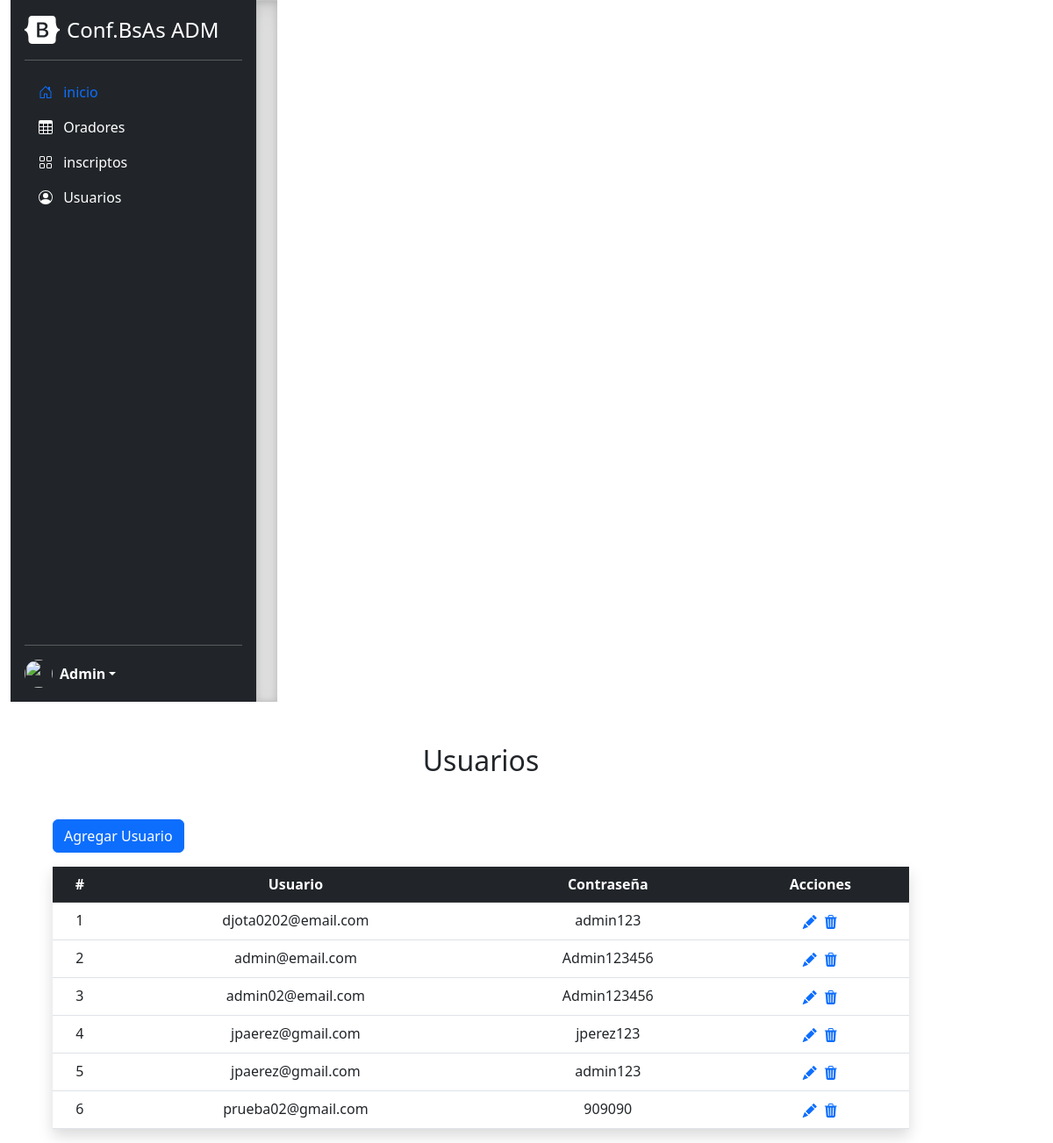
The app's page /usuarios.php with its own data.
### tables this page shows
CREATE TABLE `usuarios` (
  `id` int(11) NOT NULL,
  `usuario` varchar(50) NOT NULL,
  `pass` varchar(25) NOT NULL
);

### usuarios.php (the view, shortened to what this page needs)
<!DOCTYPE html>
<html lang="en">
<head>
  <link href="https://cdn.jsdelivr.net/npm/bootstrap@5.3.0-alpha3/dist/css/bootstrap.min.css" rel="stylesheet"
 />
  <link rel="stylesheet" href="https://cdn.jsdelivr.net/npm/bootstrap-icons@1.10.5/font/bootstrap-icons.css">
</head>
<body>
  <div class="container-fluid">
    <div class="row">
      <div class="col-md-4">
        <?php include_once("inicio-adm.php") ?>
      </div>
      <div class="col-md-8 mx-auto ms-5" style="width:1000px">
        <h2 class="text-center mt-5 mb-5">Usuarios</h2>
        <button type="button" class="btn btn-primary  mb-3" data-bs-toggle="modal" data-bs-target="#addModal">
          Agregar Usuario
        </button>
        <table class="table shadow text-center">
          <thead class="table-dark">
            <tr>
              <th scope="col">#</th>
              <th scope="col">Usuario</th>
              <th scope="col">Contraseña</th>
              <th scope="col">Acciones</th>
            </tr>
          </thead>
          <tbody>
            <?php
            $conn = new mysqli("localhost", "root", "", "codo_final");
            $query = $conn->query("SELECT * FROM usuarios");
            while ($usuario = $query->fetch_assoc()) {
              $listaUsuarios[] = $usuario;
            }
            $cantUsuarios = count($listaUsuarios);
            for ($i = 0; $i < $cantUsuarios; $i++) {
              echo "<tr>";
              echo "<td>";
              $idUser = $listaUsuarios[$i]["id"];
              echo $idUser;
              echo "</td>";
              echo "<td>";
              $user = $listaUsuarios[$i]["usuario"];
              echo $user;
              echo "</td>";
              echo "<td>";
              $pass = $listaUsuarios[$i]["pass"];
              echo $pass;
              echo "</td>";
              echo "<td>";
              echo "<a href='editUsuario.php?id=$idUser&mensaje='><i class='bi bi-pencil-fill m-1' ></i></a>";
              echo "<a href='#' data-bs-toggle='modal' data-bs-target='#delModal' id='$idUser' user='$user' ><i class='bi bi-trash3-fill m-1'></i></a>";
              echo "</td>";
              echo "</tr>";
            }
            ?>
          </tbody>
        </table>
      </div>
    </div>
  </div>
</body>
</html>

### inicio-adm.php (shortened to what this page needs)
<!doctype html>
<html lang="en">
  <head>
    <link href="https://cdn.jsdelivr.net/npm/bootstrap@5.3.0-alpha3/dist/css/bootstrap.min.css" rel="stylesheet"
 />
<link rel="stylesheet" href="css/sidebars.css">
    <link href="sidebars.css" rel="stylesheet">
  </head>
  <body>
<main>
  <div class="d-flex flex-column flex-shrink-0 p-3 text-white bg-dark" style="width: 280px;">
    <a href="/" class="d-flex align-items-center mb-3 mb-md-0 me-md-auto text-white text-decoration-none">
      <svg class="bi me-2" width="40" height="32"><use xlink:href="#bootstrap"/></svg>
      <span class="fs-4">Conf.BsAs ADM</span>
    </a>
    <hr>
    <ul class="nav nav-pills flex-column mb-auto">
      <li class="nav-item">
        <a href="inicio-adm.php" class="nav-link " aria-current="page">
          <svg class="bi me-2" width="16" height="16"><use xlink:href="#home"/></svg>
          inicio
        </a>
      </li>
      <li>
        <a href="oradores.php" class="nav-link text-white">
          <svg class="bi me-2" width="16" height="16"><use xlink:href="#table"/></svg>
          Oradores
        </a>
      </li>
      <li>
        <a href="inscriptos.php" class="nav-link text-white">
          <svg class="bi me-2" width="16" height="16"><use xlink:href="#grid"/></svg>
          inscriptos
        </a>
      </li>
      <li>
        <a href="usuarios.php" class="nav-link text-white">
          <svg class="bi me-2" width="16" height="16"><use xlink:href="#people-circle"/></svg>
         Usuarios
        </a>
      </li>
    </ul>
    <hr>
    <div class="dropdown">
      <a href="#" class="d-flex align-items-center text-white text-decoration-none dropdown-toggle" id="dropdownUser1" data-bs-toggle="dropdown" aria-expanded="false">
        <img src="https://github.com/mdo.png" alt="" width="32" height="32" class="rounded-circle me-2">
        <strong>Admin</strong>
      </a>
    </div>
  </div>
  <div class="b-example-divider"></div>
</main>
  </body>
</html>

### css/sidebars.css (style rules this page uses)
body { min-height: 100vh; min-height: -webkit-fill-available; }
html { height: -webkit-fill-available; }
main { display: flex; flex-wrap: nowrap; height: 100vh; height: -webkit-fill-available; max-height: 100vh; overflow-x: auto; overflow-y: hidden; }
.b-example-divider { flex-shrink: 0; width: 1.5rem; height: 100vh; background-color: rgba(0, 0, 0, .1); border: solid rgba(0, 0, 0, .15); border-width: 1px 0; box-shadow: inset 0 .5em 1.5em rgba(0, 0, 0, .1), inset 0 .125em .5em rgba(0, 0, 0, .15); }
.bi { vertical-align: -.125em; pointer-events: none; fill: currentColor; }
.dropdown-toggle { outline: 0; }

### inicio-adm.php (style rules this page uses)
body { background-image: url(https://citymap-wallpaper.com/wp-content/uploads/2021/03/Desktop_21-9_White_BuenosAires.png); background-repeat: no-repeat; background-size:cover; }

### records on screen
usuarios: id "1", usuario "djota0202@email.com", pass "admin123"
usuarios: id "2", usuario "admin@email.com", pass "Admin123456"
usuarios: id "3", usuario "admin02@email.com", pass "Admin123456"
usuarios: id "4", usuario "jpaerez@gmail.com", pass "jperez123"
usuarios: id "5", usuario "jpaerez@gmail.com", pass "admin123"
usuarios: id "6", usuario "prueba02@gmail.com", pass "909090"
